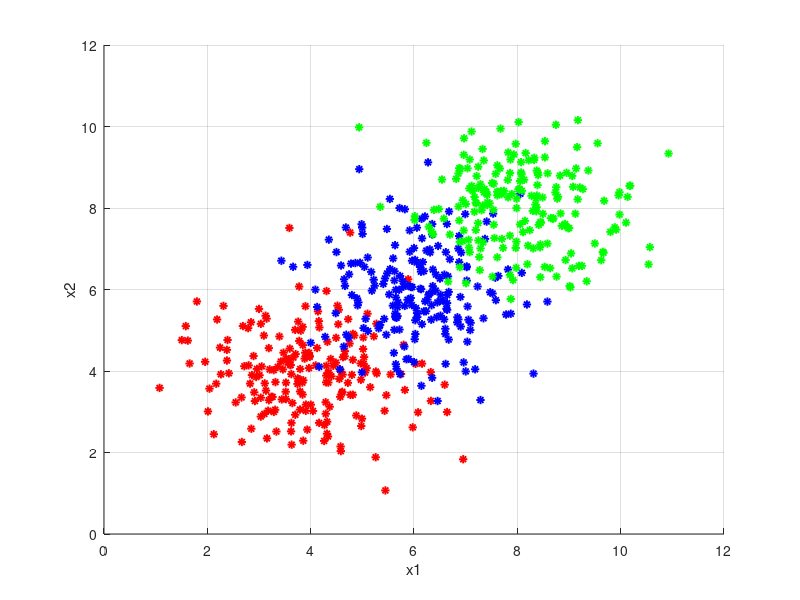
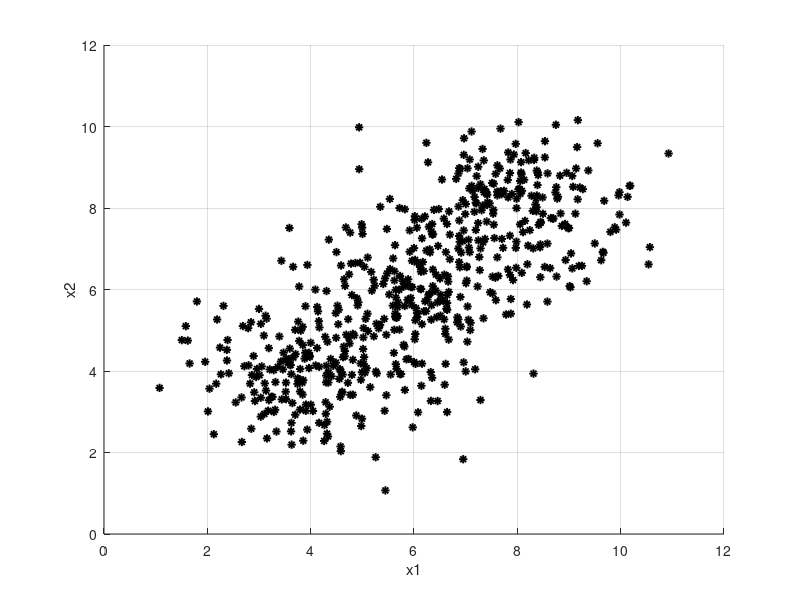

Here is the MATLAB script that generated these plots, in order:
% This script demonstrates the hierarchical clustering algorithm on a set of
% artificially generated data points. Data points are considered to be
% sampled from three different multivariate distributions identified by the
% parameters MU1, MU2, MU3 and SIGMA1, SIGMA2, SIGMA3.

%Initialize workspace.
clc
clear all

% Define the parameters of the multivariate gaussian distributions.
MU1 = [4 4];
MU2 = [6 6];
MU3 = [8 8];
SIGMA1 = [1 0; 0 1];
SIGMA2 = [1 0; 0 1];
SIGMA3 = [1 0; 0 1];

% Sample equal number of points from both distributions.
% Let N be the number of points to be sampled.
N = 200;
X1 = mvnrnd(MU1,SIGMA1,N);
X2 = mvnrnd(MU2,SIGMA2,N);
X3 = mvnrnd(MU3,SIGMA3,N);
% Store both sets of points in a single matrix.
X = [X1;X2;X3];

% Plot the labeded data points
figure('Name','Labeled Data Popints')
hold on
plot(X1(:,1),X1(:,2),'*r','LineWidth',1.4);
plot(X2(:,1),X2(:,2),'*b','LineWidth',1.4);
plot(X3(:,1),X3(:,2),'*g','LineWidth',1.4);
xlabel('x1');
ylabel('x2');
grid on
hold off

%Plot the unlabaled data points.
figure('Name','Unlabeled Data Popints')
hold on
plot(X(:,1),X(:,2),'*k','LineWidth',1.4);
xlabel('x1');
ylabel('x2');
grid on
hold off

% Code Segment 1.
% Plot the Probability Density Function for the pair-wise distances between 
% points within the complete dataset. 


% Code Segment 2.
% Experiment 1 Perform k-means clustering by setting the number of clusters 
% to 2.

% Experiment 2 Perform k-means clustering by setting the number of clusters 
% to 3.

% Experiment 3 Perform k-means clustering by setting the number of clusters 
% to 7.


% Code Segment 3.
% Create the hierarchical clustering dendrogram.

% Code Segment 4.
% Cluster data in three clusters.